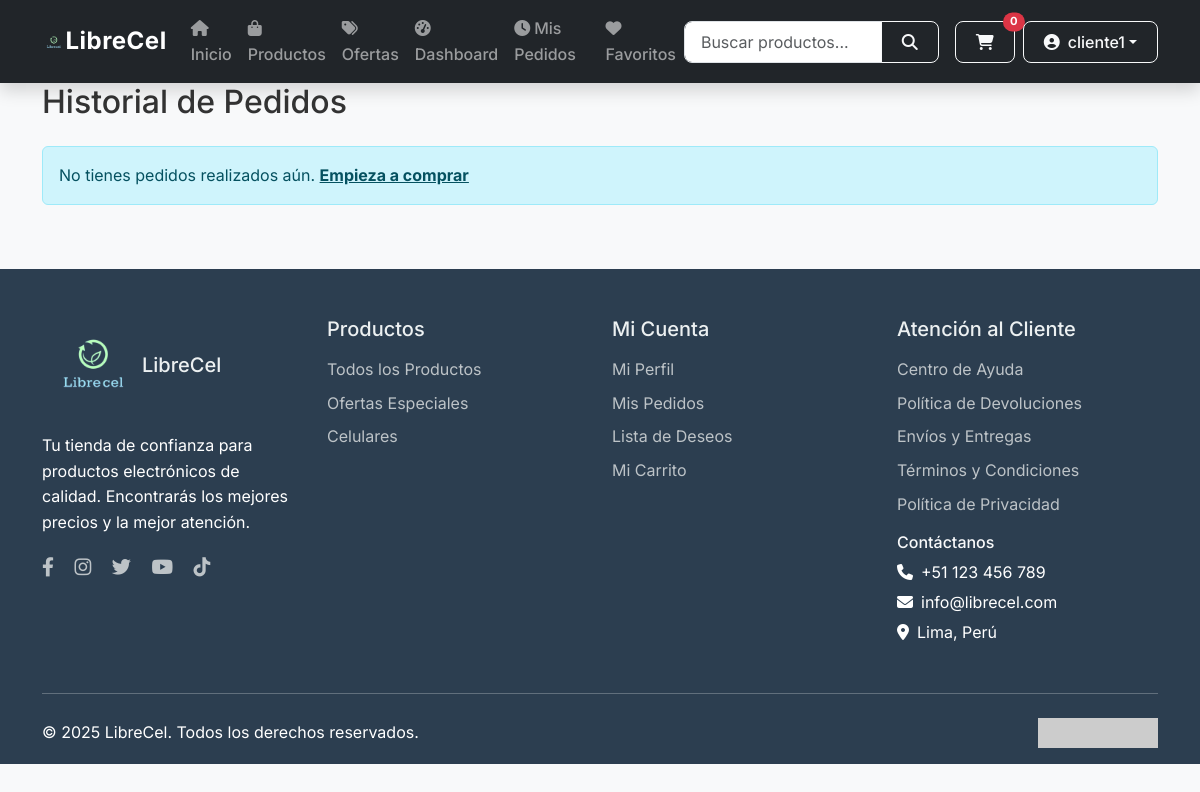
The page /tienda/pedidos/ (signed in) on the database as committed earlier.
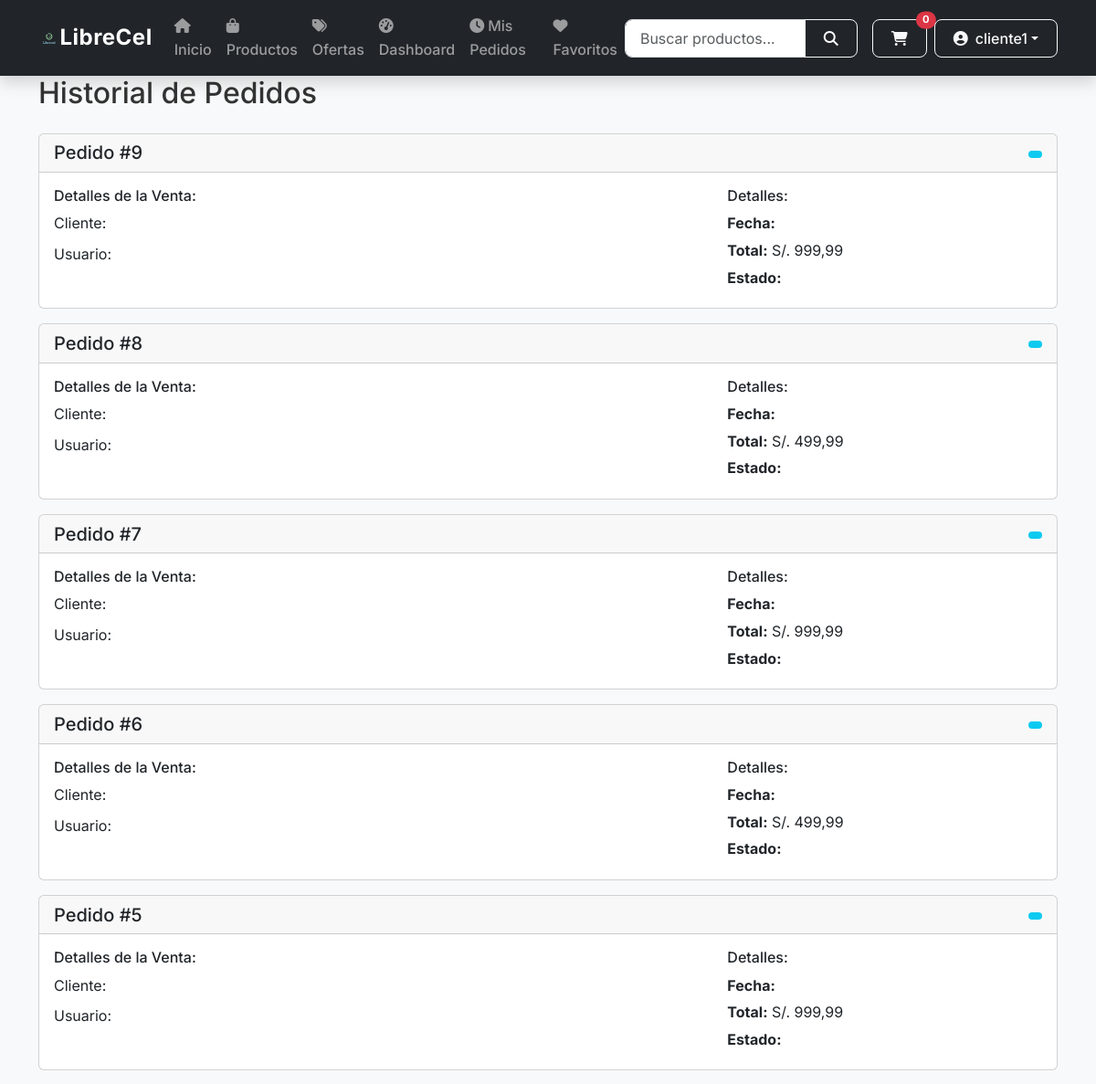
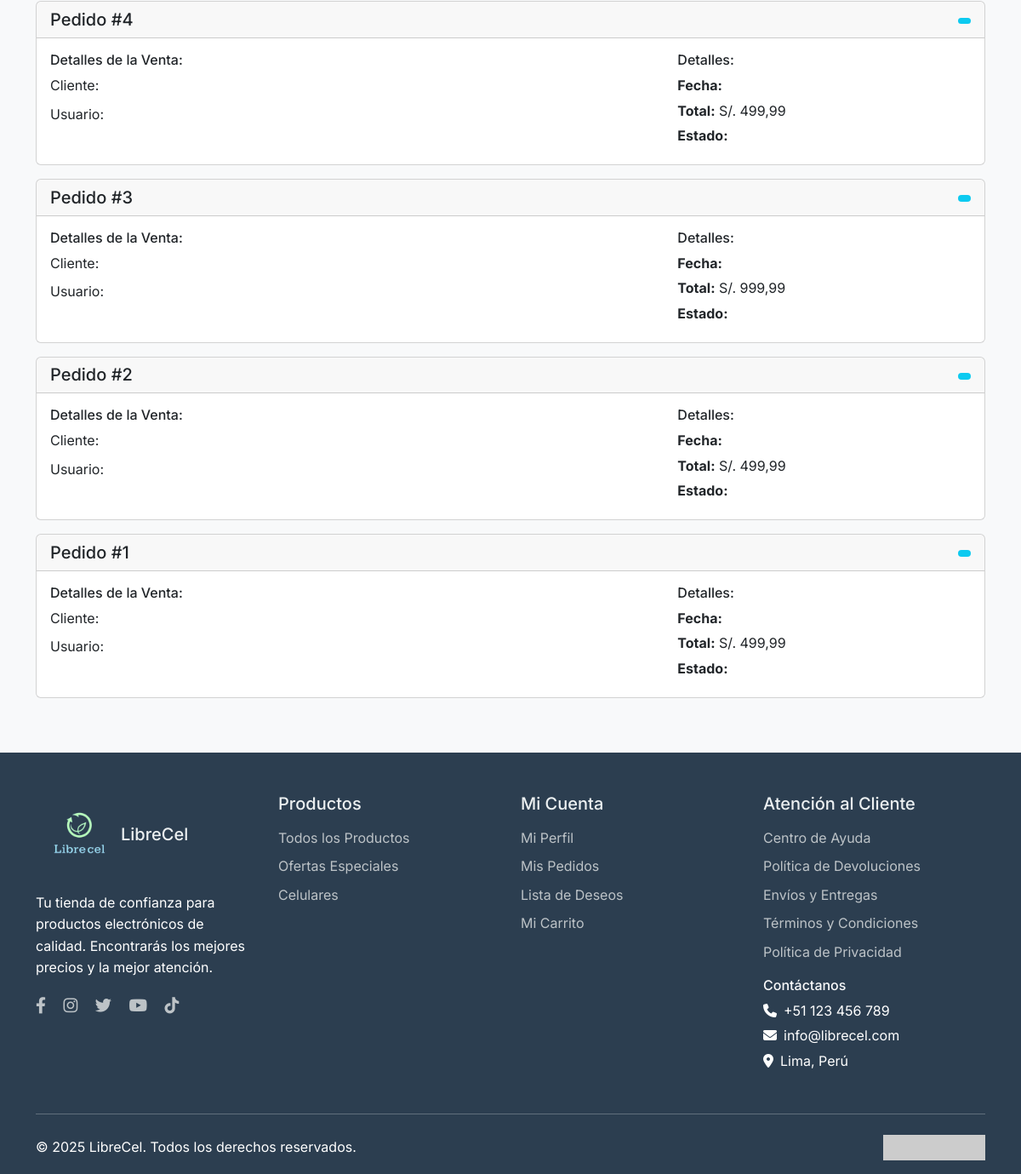
The same page on the database as committed later (2 pictures, top to bottom).
### accounts/models.py (models this page shows, shortened)
class CustomUser(AbstractUser):
    ROLE_CHOICES = [
        ('CUSTOMER', 'Cliente'),
        ('ADMIN', 'Administrador'),
        ('MANAGER', 'Gerente'),
        ('SALES', 'Ventas'),
        ('INVENTORY', 'Inventario'),
        ('SUPPORT', 'Soporte'),
    ]
    role = models.CharField(
        _('rol'),
        max_length=10,
        choices=ROLE_CHOICES,
        default='CUSTOMER'
    )
    profile_picture = models.URLField(blank=True)
    phone = models.CharField(_("Teléfono"), max_length=20, blank=True)
    address = models.CharField(_("Dirección"), max_length=255, blank=True)
    city = models.CharField(_("Ciudad"), max_length=100, blank=True)
    state = models.CharField(_("Estado/Provincia"), max_length=100, blank=True)
    zip_code = models.CharField(_("Código Postal"), max_length=10, blank=True)
    country = models.CharField(_("País"), max_length=100, blank=True)
    class Meta:
        verbose_name = _('usuario')
        verbose_name_plural = _('usuarios')

### storefront/models.py (models this page shows, shortened)
class Order(models.Model):
    STATUS_CHOICES = [
        ('pending', 'Pendiente'),
        ('processing', 'En Proceso'),
        ('shipped', 'Enviado'),
        ('delivered', 'Entregado'),
        ('cancelled', 'Cancelado'),
    ]
    PAYMENT_METHOD_CHOICES = [
        ('credit_card', 'Tarjeta de Crédito'),
        ('debit_card', 'Tarjeta de Débito'),
        ('transfer', 'Transferencia Bancaria'),
        ('cash', 'Efectivo'),
    ]
    user = models.ForeignKey(User, on_delete=models.CASCADE)
    created_at = models.DateTimeField(auto_now_add=True)
    updated_at = models.DateTimeField(auto_now=True)
    status = models.CharField(max_length=20, choices=STATUS_CHOICES, default='pending')
    payment_method = models.CharField(max_length=20, choices=PAYMENT_METHOD_CHOICES)
    shipping_address = models.CharField(max_length=200, blank=True, null=True)
    shipping_city = models.CharField(max_length=100, blank=True, null=True)
    shipping_state = models.CharField(max_length=100, blank=True, null=True)
    shipping_postal_code = models.CharField(max_length=10, blank=True, null=True)
    shipping_phone = models.CharField(max_length=20, blank=True, null=True)
    total = models.DecimalField(max_digits=10, decimal_places=2, default=0)
    external_sale_id = models.CharField(max_length=100, blank=True, null=True, help_text="ID de la venta en el microservicio de Ventas")
    tax = models.DecimalField(max_digits=10, decimal_places=2, default=0)
    discount = models.DecimalField(max_digits=10, decimal_places=2, default=0)
    notes = models.TextField(blank=True)

### storefront/views.py (the view)
# urls.py: path('pedidos/', views.order_history, name='order_history'),
@login_required
def order_history(request):
    orders = Order.objects.filter(user=request.user).order_by('-created_at')
    return render(request, 'storefront/order_history.html', {'orders': orders})

### storefront/cart.py (called while the page is built)
    def __len__(self):
        return sum(item['quantity'] for item in self.cart.values())

### storefront/templatetags/cart_tags.py (called while the page is built)
@register.simple_tag(takes_context=True)
def cart_item_count(context):
    request = context['request']
    cart = Cart(request)
    return len(cart)

### templates/storefront/order_history.html (shortened to what this page needs)
{% extends 'base.html' %}
{% load django_bootstrap5 %}
{% block content %}
<div class="container">
    <h2 class="mb-4">Historial de Pedidos</h2>
    {% if orders %}
        {% for order in orders %}
        <div class="card mb-3">
            <div class="card-header">
                <div class="row align-items-center">
                    <div class="col">
                        <h5 class="mb-0">Pedido #{{ order.id }}</h5>
                    </div>
                    <div class="col text-end">
                        <span class="badge {% if order.estado == 'Pendiente' %}bg-warning{% elif order.estado == 'Entregado' %}bg-success{% elif order.estado == 'Cancelado' %}bg-danger{% else %}bg-info{% endif %}">
                        </span>
                    </div>
                </div>
            </div>
            <div class="card-body">
                <div class="row">
                    <div class="col-md-8">
                        <h6>Detalles de la Venta:</h6>
                        <ul class="list-unstyled">
                            <li class="mb-2">
                                <div class="d-flex justify-content-between">
                                    <span>Cliente: {{ order.cliente_nombre }}</span>
                                </div>
                            </li>
                            <li class="mb-2">
                                <div class="d-flex justify-content-between">
                                    <span>Usuario: {{ order.usuario_nombre }}</span>
                                </div>
                            </li>
                        </ul>
                    </div>
                    <div class="col-md-4">
                        <h6>Detalles:</h6>
                        <p class="mb-1"><strong>Fecha:</strong> {{ order.fecha_venta|date:"d/m/Y H:i" }}</p>
                        <p class="mb-1"><strong>Total:</strong> S/. {{ order.total|floatformat:2 }}</p>
                        <p class="mb-1"><strong>Estado:</strong> {{ order.estado }}</p>
                    </div>
                </div>
            </div>
        </div>
        {% endfor %}
    {% else %}
        <div class="alert alert-info">
            No tienes pedidos realizados aún.
            <a href="{% url 'storefront:product_list' %}" class="alert-link">Empieza a comprar</a>
        </div>
    {% endif %}
</div>
{% endblock %}

### templates/base.html (shortened to what this page needs)
{% load django_bootstrap5 %}
{% load cart_tags %}
{% load static %}
<!DOCTYPE html>
<html lang="es">
<head>
    {% bootstrap_css %}
    <link rel="stylesheet" href="https://cdnjs.cloudflare.com/ajax/libs/font-awesome/6.4.0/css/all.min.css">
    <link rel="stylesheet" href="https://cdn.jsdelivr.net/npm/bootstrap-icons@1.11.1/font/bootstrap-icons.css">
    <link rel="stylesheet" href="{% static 'css/store.css' %}">
</head>
<body>
    <nav class="navbar navbar-expand-lg navbar-dark bg-dark shadow">
        <div class="container">
            <a class="navbar-brand d-flex align-items-center" href="/">
                <i class="librecel-icon"><img src="\static\img\LibreCel.png" alt="LibreCel Store" class="img-fluid rounded" width="50" ></i>
                LibreCel
            </a>
            <div class="collapse navbar-collapse" id="navbarNav">
                <ul class="navbar-nav me-auto mb-2 mb-lg-0">
                    <li class="nav-item">
                        <a class="nav-link" href="{% url 'storefront:product_list' %}">
                            <i class="fas fa-home me-1"></i>Inicio
                        </a>
                    </li>
                    <li class="nav-item">
                        <a class="nav-link" href="{% url 'storefront:product_list' %}">
                            <i class="fas fa-shopping-bag me-1"></i>Productos
                        </a>
                    </li>
                    <li class="nav-item">
                        <a class="nav-link" href="{% url 'storefront:product_list' %}?active_coupon=true">
                            <i class="fas fa-tags me-1"></i>Ofertas
                        </a>
                    </li>
                    {% if user.is_authenticated %}
                        {% if user.is_staff %}
                        <li class="nav-item">
                            <a class="nav-link" href="{% url 'dashboard:home' %}">
                                <i class="fas fa-tachometer-alt me-1"></i>Dashboard
                            </a>
                        </li>
                        {% endif %}
                        <li class="nav-item">
                            <a class="nav-link" href="{% url 'storefront:order_history' %}">
                                <i class="fas fa-clock me-1"></i>Mis Pedidos
                            </a>
                        </li>
                        <li class="nav-item">
                            <a class="nav-link" href="{% url 'storefront:wishlist' %}">
                                <i class="fas fa-heart me-1"></i>Favoritos
                            </a>
                        </li>
                    {% endif %}
                </ul>
                <form class="d-flex me-3" action="{% url 'storefront:product_list' %}" method="get">
                    <div class="input-group">
                        <input class="form-control" type="search" placeholder="Buscar productos..."
                               name="q" value="{{ request.GET.q|default:'' }}" aria-label="Buscar">
                        <button class="btn btn-outline-light" type="submit">
                            <i class="fas fa-search"></i>
                        </button>
                    </div>
                </form>
                <div class="d-flex align-items-center">
                    <a href="{% url 'storefront:cart_detail' %}" class="btn btn-outline-light me-2 position-relative">
                        <i class="fas fa-shopping-cart"></i>
                        <span id="cart-badge" class="position-absolute top-0 start-100 translate-middle badge rounded-pill bg-danger">
                            {% cart_item_count %}
                        </span>
                    </a>
                    {% if user.is_authenticated %}
                        <div class="dropdown">
                            <button class="btn btn-outline-light dropdown-toggle d-flex align-items-center" type="button"
                                    data-bs-toggle="dropdown" aria-expanded="false">
                                <i class="fas fa-user-circle me-2"></i>
                                <span class="d-none d-md-inline">{{ user.first_name|default:user.username }}</span>
                            </button>
                        </div>
                    {% endif %}
                </div>
            </div>
        </div>
    </nav>
    <main>
        {% block content %}{% endblock %}
    </main>
    <footer class="footer">
        <div class="container">
            <div class="row">
                <div class="col-lg-3 mb-4">
                    <h5 class="mb-3">
                        <i class="librecel-icon"><img src="\static\img\LibreCel.png" alt="LibreCel Store" class="img-fluid rounded" width="100" ></i>LibreCel
                    </h5>
                    <p class="mb-3">Tu tienda de confianza para productos electrónicos de calidad. Encontrarás los mejores precios y la mejor atención.</p>
                    <div class="social-links">
                        <a href="#" class="me-3"><i class="fab fa-facebook-f"></i></a>
                        <a href="#" class="me-3"><i class="fab fa-instagram"></i></a>
                        <a href="#" class="me-3"><i class="fab fa-twitter"></i></a>
                        <a href="#" class="me-3"><i class="fab fa-youtube"></i></a>
                        <a href="#"><i class="fab fa-tiktok"></i></a>
                    </div>
                </div>
                <div class="col-lg-3 mb-4">
                    <h5 class="mb-3">Productos</h5>
                    <ul class="footer-links">
                        <li><a href="{% url 'storefront:product_list' %}">Todos los Productos</a></li>
                        <li><a href="{% url 'storefront:product_list' %}?active_coupon=true">Ofertas Especiales</a></li>
                        <li><a href="{% url 'storefront:product_list' %}?category=celulares">Celulares</a></li>
                    </ul>
                </div>
                <div class="col-lg-3 mb-4">
                    <h5 class="mb-3">Mi Cuenta</h5>
                    <ul class="footer-links">
                        {% if user.is_authenticated %}
                        <li><a href="{% url 'storefront:profile' %}">Mi Perfil</a></li>
                        <li><a href="{% url 'storefront:order_history' %}">Mis Pedidos</a></li>
                        <li><a href="{% url 'storefront:wishlist' %}">Lista de Deseos</a></li>
                        {% else %}
                        <li><a href="#" data-bs-toggle="modal" data-bs-target="#loginModal">Iniciar Sesión</a></li>
                        <li><a href="#" data-bs-toggle="modal" data-bs-target="#registerModal">Crear Cuenta</a></li>
                        {% endif %}
                        <li><a href="{% url 'storefront:cart_detail' %}">Mi Carrito</a></li>
                    </ul>
                </div>
                <div class="col-lg-3 mb-4">
                    <h5 class="mb-3">Atención al Cliente</h5>
                    <ul class="footer-links">
                        <li><a href="#">Centro de Ayuda</a></li>
                        <li><a href="#">Política de Devoluciones</a></li>
                        <li><a href="#">Envíos y Entregas</a></li>
                        <li><a href="#">Términos y Condiciones</a></li>
                        <li><a href="#">Política de Privacidad</a></li>
                    </ul>
                    <div class="mt-3">
                        <h6 class="text-light mb-2">Contáctanos</h6>
                        <p class="mb-1"><i class="fas fa-phone me-2"></i>+51 123 456 789</p>
                        <p class="mb-1"><i class="fas fa-envelope me-2"></i>info@librecel.com</p>
                        <p class="mb-0"><i class="fas fa-map-marker-alt me-2"></i>Lima, Perú</p>
                    </div>
                </div>
            </div>
            <hr class="my-4">
            <div class="row align-items-center">
                <div class="col-md-6">
                    <p class="mb-0">© 2025 LibreCel. Todos los derechos reservados.</p>
                </div>
                <div class="col-md-6 text-md-end">
                    <img src="https://via.placeholder.com/200x50?text=Metodos+de+Pago" alt="Métodos de pago" class="img-fluid" style="max-height: 30px;">
                </div>
            </div>
        </div>
    </footer>
</body>
</html>

### static/css/store.css (style rules this page uses)
:root { --primary-color: #007bff; --secondary-color: #6c757d; --success-color: #28a745; --warning-color: #ffc107; --danger-color: #dc3545; --light-color: #f8f9fa; --dark-color: #343a40; }
body { font-family: 'Inter', system-ui, -apple-system, sans-serif; line-height: 1.6; color: #333; background-color: #f8f9fa; }
.navbar { box-shadow: 0 2px 4px rgba(0,0,0,0.1); }
.navbar-brand { font-weight: 700; letter-spacing: 0.5px; font-size: 1.5rem; }
.nav-link { font-weight: 500; padding: 0.5rem 1rem; transition: color 0.3s ease; }
.btn { border-radius: 8px; padding: 0.5rem 1.25rem; font-weight: 500; }
.form-control { border-radius: 8px; padding: 0.5rem 1rem; }
.footer { background: #2c3e50; color: white; padding: 3rem 0 1rem; margin-top: 4rem; }
.footer h5 { color: #ecf0f1; margin-bottom: 1.5rem; }
.footer-links { list-style: none; padding: 0; }
.footer-links li { margin-bottom: 0.5rem; }
.footer-links a { color: #bdc3c7; text-decoration: none; transition: color 0.3s; }
.social-links a { color: #bdc3c7; font-size: 1.2rem; transition: color 0.3s; }
.badge { font-size: 0.7rem; }

Rows that differ between the two databases and show on the page:
added Order: id "9", total "999,99"
added Order: id "8", total "499,99"
added Order: id "7", total "999,99"
added Order: id "6", total "499,99"
added Order: id "5", total "999,99"
added Order: id "4", total "499,99"
added Order: id "3", total "999,99"
added Order: id "2", total "499,99"
added Order: id "1", total "499,99"
Other text that changed with them:
text no longer shown: "No tienes pedidos realizados aún. Empieza a comprar"
